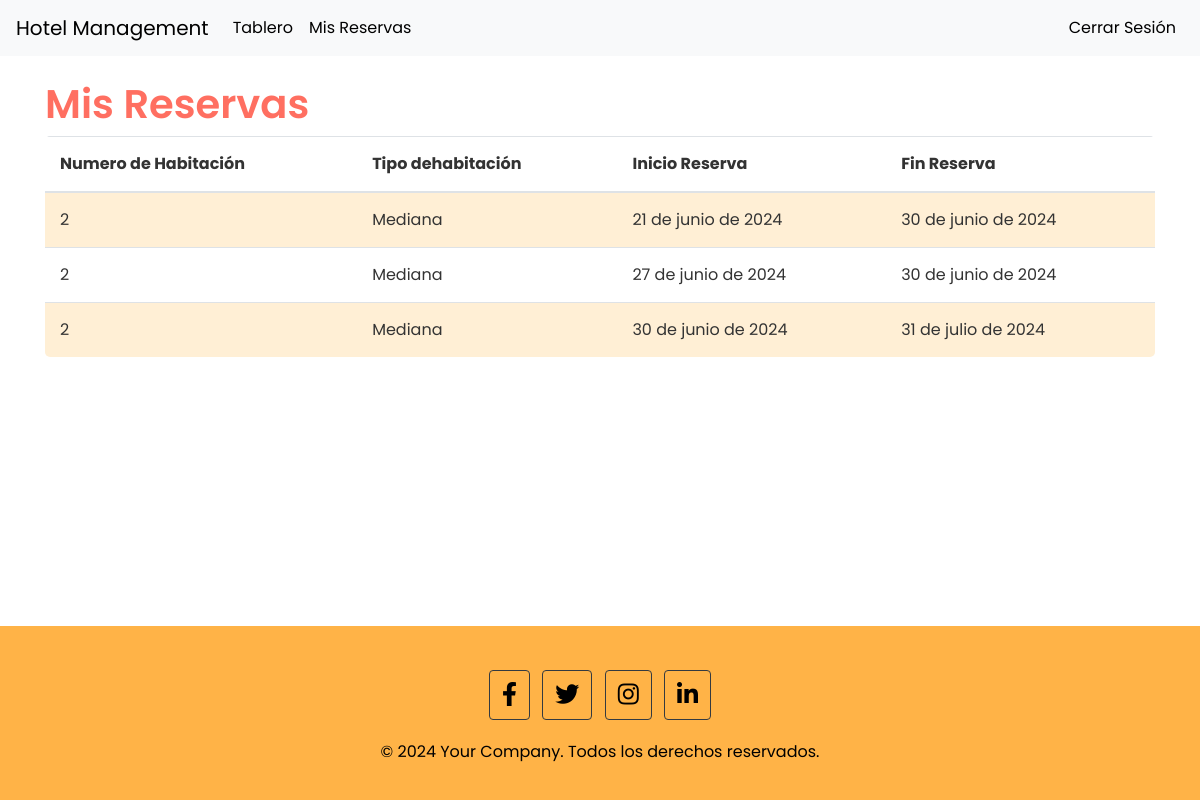
The page /user_reservations/ (signed in) on the database as committed earlier.
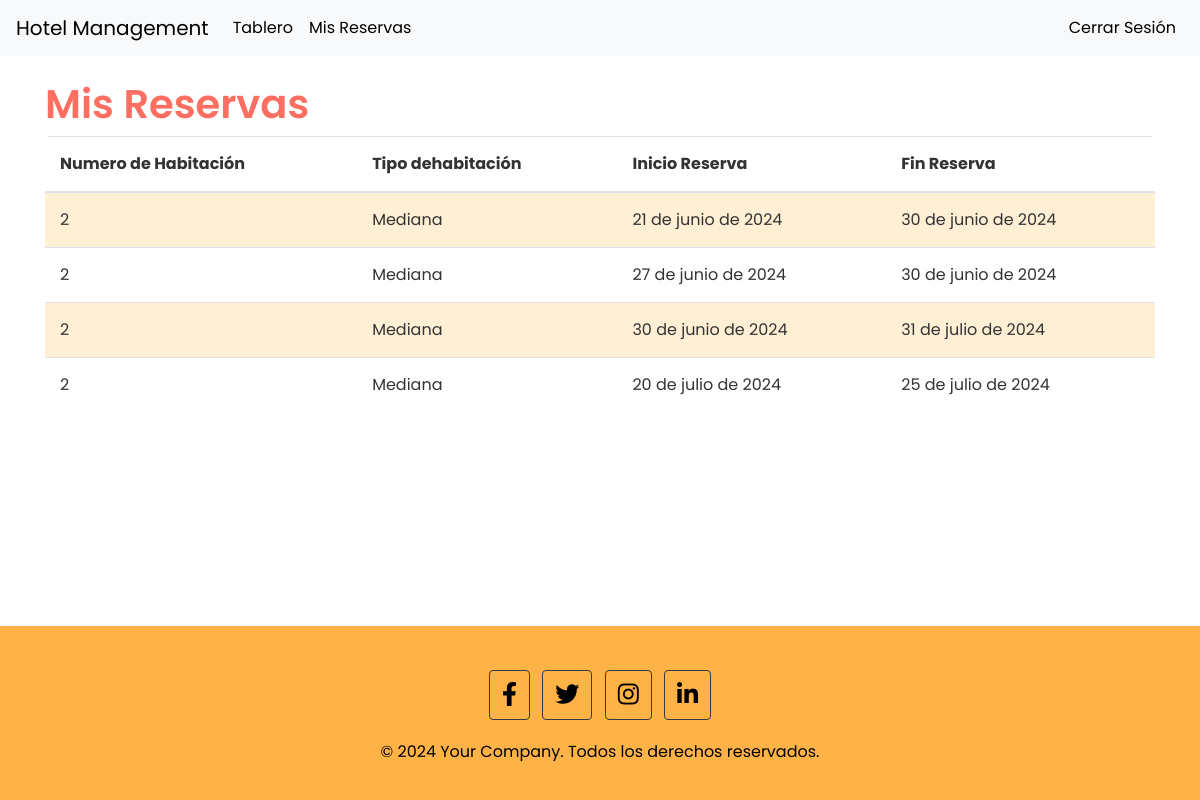
The same page on the database as committed later.
### reservations/models.py (models this page shows, shortened)
class Reservation(models.Model):
    guest = models.ForeignKey(Guest, on_delete=models.CASCADE)
    room = models.ForeignKey(Room, on_delete=models.CASCADE)
    check_in_date = models.DateField()
    check_out_date = models.DateField()
    promotion = models.ForeignKey(Promotion, on_delete=models.SET_NULL, null=True, blank=True)

class Room(models.Model):
    room_number = models.CharField(max_length=5, unique=True)
    room_type = models.CharField(max_length=50)
    description = models.TextField(blank=True)
    price_per_night = models.DecimalField(max_digits=6, decimal_places=2)
    available = models.BooleanField(default=True)
    promotion = models.ForeignKey(Promotion, on_delete=models.SET_NULL, null=True, blank=True)

### reservations/views.py (the view)
# urls.py: path('user_reservations/', views.user_reservations, name='user_reservations'),
@login_required
def user_reservations(request):
    reservations = Reservation.objects.filter(guest=request.user.guest)
    return render(request, 'reservations/user_reservations.html', {'reservations': reservations})

### reservations/templates/reservations/user_reservations.html (shortened to what this page needs)
{% extends "reservations/base_generic.html" %}
{% block content %}
  <h1>Mis Reservas</h1>
  <table class="table table-striped">
    <thead>
      <tr>
        <th>Numero de Habitación</th>
        <th>Tipo dehabitación</th>
        <th>Inicio Reserva</th>
        <th>Fin Reserva</th>
      </tr>
    </thead>
    <tbody>
      {% for reservation in reservations %}
      <tr>
        <td>{{ reservation.room.room_number }}</td>
        <td>{{ reservation.room.room_type }}</td>
        <td>{{ reservation.check_in_date }}</td>
        <td>{{ reservation.check_out_date }}</td>
      </tr>
      {% endfor %}
    </tbody>
  </table>
{% endblock %}

Rows that differ between the two databases and show on the page:
added Reservation: room.room_number "2", room.room_type "Mediana", check_in_date "20 de julio de 2024", check_out_date "25 de julio de 2024"
